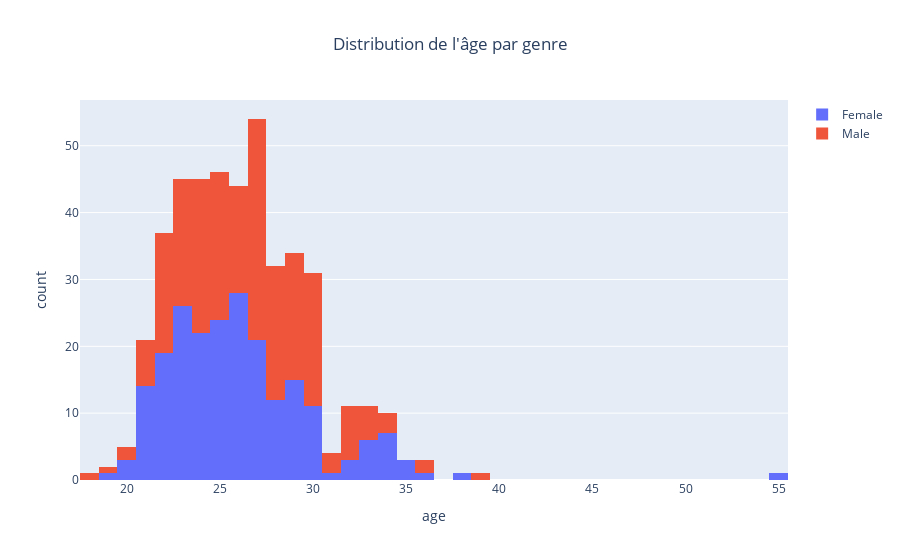

Notebook code cell kept with this figure:
### Code cell
newnames = {"1":"Male", "0":"Female"}
plt.figure(figsize=(10,8))
fig = px.histogram(df, x="age", labels=labels, color="gender", title="Distribution de l'âge par genre")
fig.update_layout(title_x=0.5, legend_title="")
fig.for_each_trace(lambda t: t.update(name = newnames[t.name]))
fig.show()

### Figure 1 — Plotly figure (JSON) as saved in the notebook; plotly's stock layout.template omitted (floating-point values rounded to 4 significant figures; data arrays with more than 128 entries replaced by an {"elided": "..."} marker saying what was removed)
{"data": [{"alignmentgroup": "True", "bingroup": "x", "hovertemplate": "gender=0<br>age=%{x}<br>count=%{y}<extra></extra>", "legendgroup": "0", "marker": {"color": "#636efa", "pattern": {"shape": ""}}, "name": "Female", "offsetgroup": "0", "orientation": "v", "showlegend": true, "type": "histogram", "x": {"elided": "223 int values"}, "xaxis": "x", "yaxis": "y"}, {"alignmentgroup": "True", "bingroup": "x", "hovertemplate": "gender=1<br>age=%{x}<br>count=%{y}<extra></extra>", "legendgroup": "1", "marker": {"color": "#EF553B", "pattern": {"shape": ""}}, "name": "Male", "offsetgroup": "1", "orientation": "v", "showlegend": true, "type": "histogram", "x": {"elided": "226 int values"}, "xaxis": "x", "yaxis": "y"}], "layout": {"barmode": "relative", "legend": {"title": {"text": ""}, "tracegroupgap": 0}, "title": {"text": "Distribution de l'âge par genre", "x": 0.5}, "xaxis": {"anchor": "y", "domain": [0, 1], "title": {"text": "age"}}, "yaxis": {"anchor": "x", "domain": [0, 1], "title": {"text": "count"}}}}
